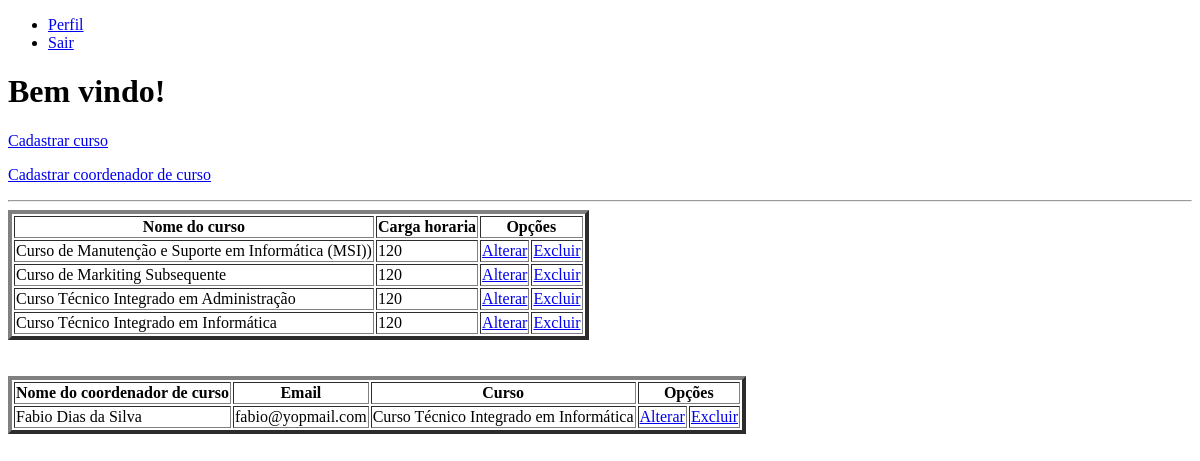
/inicialAdmin.php, run on an earlier commit of the app's database.
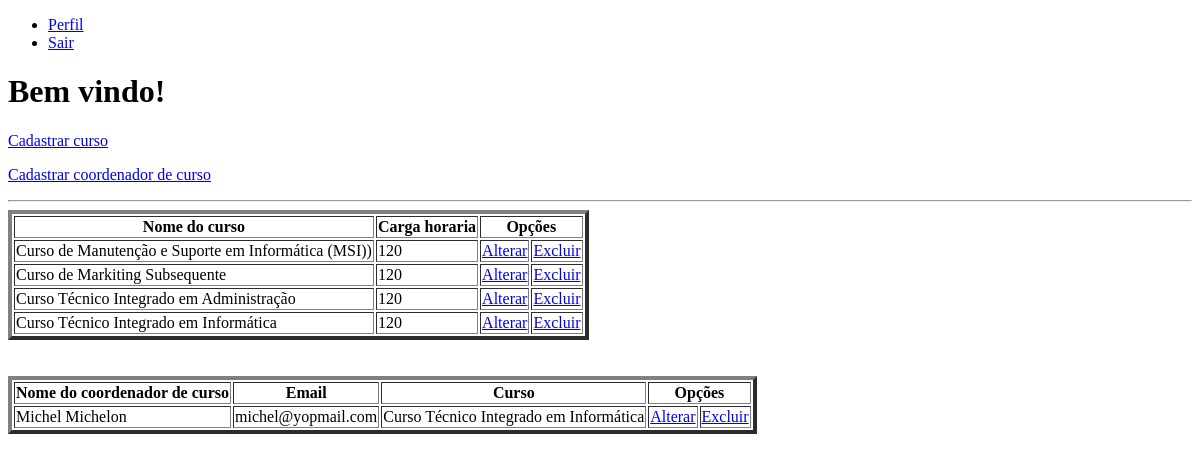
And on a later commit of the database.
### tables this page shows
CREATE TABLE IF NOT EXISTS `curso` (
  `id_curso` int NOT NULL AUTO_INCREMENT,
  `nome_curso` varchar(255) NOT NULL,
  `carga_horaria` int NOT NULL,
  PRIMARY KEY (`id_curso`)
);

CREATE TABLE IF NOT EXISTS `coordenador_curso` (
  `id_coordenador` int NOT NULL AUTO_INCREMENT,
  `nome` varchar(255) DEFAULT NULL,
  `email` varchar(255) DEFAULT NULL,
  `senha` varchar(255) DEFAULT NULL,
  `id_curso` int DEFAULT NULL,
  PRIMARY KEY (`id_coordenador`),
  KEY `fk_curso_coordenador` (`id_curso`)
);

### conecta.php (called while the page is built, shortened)
<?php
function excutarSQL($mysql, $sql)
{
    $resultado = mysqli_query($mysql, $sql);
    return $resultado;
}

### inicialAdmin.php (the view, shortened to what this page needs)
<?php
require_once "conecta.php";
$mysql = conectar();
?>
<!DOCTYPE html>
<html lang="pt-br">
<head>
</head>
<body>
    <?php require_once "boasPraticas/headerNav.php"; ?>
    <main>
        <h1>Bem vindo!</h1>
        <p><a href="crudCurso/formcadcurso.html">Cadastrar curso</a></p>
        <p><a href="crudCoordenador/formcadCoordenador.php">Cadastrar coordenador de curso</a></p>
        <hr>
        <?php
        $sql = "SELECT * FROM curso ORDER BY nome_curso ASC";
        $resultado = excutarSQL($mysql, $sql);
        if ($mysql->error) {
            die("Falha ao listar" . $mysql->error);
        } else {
            echo '<table border=4;">
            <tr>
            <th>Nome do curso</th>
            <th>Carga horaria</th>
            <th colspan=3>Opções</th>
            </tr>';
            while ($dados = mysqli_fetch_assoc($resultado)) {
                echo '<tr>';
                echo '<td>' . $dados['nome_curso'] . '</td>';
                echo '<td>' . $dados['carga_horaria'] . '</td>';
                echo '<td> <a href="crudCurso/formeditCurso.php?id=' . $dados['id_curso'] . '"> Alterar</a> </td>';
                echo '<td> <a href="crudCurso/excluirCurso?id=' . $dados['id_curso'] . '"> Excluir </a> </td>';
                echo '</tr>';
            }
            echo '</table> <br><br>';
        }
        $sql2 = "SELECT cc.id_coordenador, cc.nome, cc.email, c.nome_curso FROM coordenador_curso cc
        INNER JOIN curso c
        ON cc.id_curso = c.id_curso
        ORDER BY cc.nome ASC
        ;";
        $resultado2 = excutarSQL($mysql, $sql2);
        if ($mysql->error) {
            die("Falha ao listar" . $mysql->error);
        } else {
            echo '<table border=4;">
            <tr>
            <th>Nome do coordenador de curso</th>
            <th>Email</th>
            <th>Curso</th>
            <th colspan=3>Opções</th>
            </tr>';
            while ($dados2 = mysqli_fetch_assoc($resultado2)) {
                echo '<tr>';
                echo '<td>' . $dados2['nome'] . '</td>';
                echo '<td>' . $dados2['email'] . '</td>';
                echo '<td>' . $dados2['nome_curso'] . '</td>';
                echo '<td> <a href="crudCoordenador/formeditCoordenador.php?id=' . $dados2['id_coordenador'] . '"> Alterar</a> </td>';
                echo '<td> <a href="crudCoordenador/excluirCoordenador?id=' . $dados2['id_coordenador'] . '"> Excluir </a> </td>';
                echo '</tr>';
            }
            echo '</table> <br><br>';
        }
        echo '</table> <br><br>';
        ?>
    </main>
</body>
</html>

### boasPraticas/headerNav.php
<?php
$pagina_corrente = basename($_SERVER['SCRIPT_NAME']);
if ($pagina_corrente == 'inicialAluno.php') {
    $perfil = '<li><a href="crudAluno/perfil.php">Perfil</a></li>';
    $sair = '<li><a href="logout.php">Sair</a></li>';
} else {
    if ($pagina_corrente == 'inicialCoordenador.php') {
        $perfil = '<li><a href="crudContaCo/perfil.php">Perfil</a></li>';
        $sair = '<li><a href="logout.php">Sair</a></li>';
    } else {
        if ($pagina_corrente == 'inicialAdmin.php') {
            $perfil = '<li><a href="perfil.php">Perfil</a></li>';
            $sair = '<li><a href="logout.php">Sair</a></li>';
        }
    }
}
?>
<header>
    <nav>
        <ul>
            <?php echo $perfil ?>
            <?php echo $sair ?>
        </ul>
    </nav>
</header>

What changed in the data, as far as the page shows it:
changed coordenador_curso "Curso Técnico Integrado em Informática": nome "Fabio Dias da Silva" → "Michel Michelon"; email "fabio@yopmail.com" → "michel@yopmail.com"
